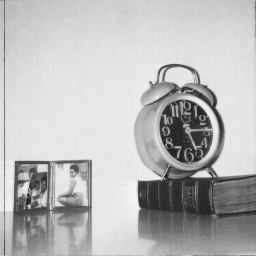
#> input picture hw3/5.1.12.tiff, 256 x 256 px
$ python hw3_admm_anisotropic.py
#> lines starting #> are read from the running program, lines starting #| are printed output that depends on the picture; long printed decimals are rounded
#!/Users/conda/anaconda3/envs/sp/bin/python
#Replace above with path to python

import skimage, skimage.io
import scipy, scipy.stats
import numpy
import math
import matplotlib.pyplot as plt

def read_image(filename):
#> called with filename = '5.1.12.tiff'
	return skimage.io.imread(filename)
#> returned value is the input picture: shape (256, 256); min 32, max 246, mean 186

def write_image(im, filename):
	skimage.io.imsave(filename,im)

def display_image(im,mode='bw'):
	if mode=='bw':
		plt.imshow(im,cmap=plt.cm.gray)
	elif mode=='color':
		plt.imshow(im)

def vec(X):
	dim=X.shape
	length=X.size
	return X.transpose().reshape(X.size,)

def mat(v,shape):
	return v.reshape(shape).transpose()

def compute_Q(dim):
	diagonals=numpy.zeros([2,dim])
	diagonals[0,:]=-1
	diagonals[1,:]=1
	diagonals[0,dim-1]=0
	D_x=scipy.sparse.kron(scipy.sparse.eye(dim),scipy.sparse.spdiags(diagonals, [0,1], dim, dim))
	D_y=scipy.sparse.kron(scipy.sparse.spdiags(diagonals, [0,1], dim, dim),scipy.sparse.eye(dim))
	return scipy.sparse.vstack([D_x,D_y])

def update_x(z,y,rho,f,Q,lmbda):
	# Get matrix M and vector b in Mx = b
	M = scipy.sparse.eye(Q.shape[1]) + rho * Q.T @ Q
	b = f + Q.T @ (rho * z - y)
	x = scipy.sparse.linalg.spsolve(M,b)
	return x

def update_z(x,y,rho,Q,lmbda):
	condition_vec = y / rho + Q @ x

	# initialize z
	z = numpy.zeros(Q.shape[0])

	# Index of elements for soft thresholding
	upper = numpy.where(condition_vec > lmbda / rho)
	lower = numpy.where(condition_vec < - lmbda / rho)

	# adjust elements of z
	z[upper] = condition_vec[upper] - lmbda / rho
	z[lower] = condition_vec[lower] + lmbda / rho

	return z

def update_y(x,y,z,rho,Q,lmbda):
	y = y + rho * (Q @ x - z)
	return y

def compute_tv_admm(im,lmbda,rho):
	dim=im.shape
	im_copy=vec(im.copy())
	Q=compute_Q(im.shape[0])

	Q=Q.tocsc()

	x=im_copy.copy()
	z=Q@x
	y=0*z.copy()

	count=1
	while True:
		z_last=z.copy()

		x=update_x(z,y,rho,im_copy,Q,lmbda)
		z=update_z(x,y,rho,Q,lmbda)
		y=update_y(x,y,z,rho,Q,lmbda)

		print(count,": stopping criteria: ",numpy.linalg.norm(Q@x-z)," ",rho*numpy.linalg.norm(Q.transpose()@(z-z_last)))

		if ( numpy.linalg.norm(Q@x-z)<math.sqrt(z.size)*0.5) and ( rho*numpy.linalg.norm(Q.transpose()@(z-z_last))<math.sqrt(x.size)*0.5):
			break
		count=count+1

	print("ADMM iteration complete: ",count,"iterations.")

	im_smoothed=mat(x,dim)

	return im_smoothed

def main():
	im_input=read_image('5.1.12.tiff')

	im=skimage.util.img_as_ubyte(im_input)

	plt.figure()
	plt.subplot(1,3,1)
	plt.title('Original Clock')
	display_image(im,'bw')

	im_noisy=skimage.util.img_as_ubyte(im.copy())
	noise=scipy.stats.norm.rvs(size=im_noisy.size,
		scale=math.sqrt(0.005)*255).astype('int16')
	im_noisy=im_noisy.astype('int16')+numpy.reshape(noise,im_noisy.shape)
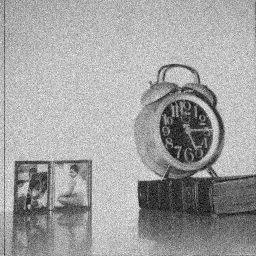
#> im_noisy: shape (256, 256) int16; min -17, max 303, mean 185.9; drawn with min black and max white
	im_noisy=numpy.maximum(im_noisy,numpy.zeros(im_noisy.shape))
	im_noisy=numpy.minimum(im_noisy,255*numpy.ones(im_noisy.shape))
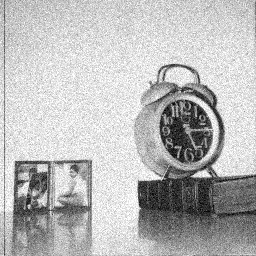
#> im_noisy: shape (256, 256) float64; min 0, max 255, mean 185.7
	im_noisy=im_noisy.astype('uint8')

	plt.subplot(1,3,2)
	plt.title('Noisy Clock')
	display_image(im_noisy,'bw')

	im_smoothed=compute_tv_admm(im_noisy,20,1)
#> the loop in compute_tv_admm, `while True:` made 12 passes
#| 1 : stopping criteria:  5655.046   11728.130
#| 2 : stopping criteria:  1949.573   5647.137
#| 3 : stopping criteria:  1628.638   2631.294
#| 4 : stopping criteria:  948.281   1220.187
#| 5 : stopping criteria:  531.283   676.472
#| 6 : stopping criteria:  357.844   444.778
#| 7 : stopping criteria:  270.475   331.041
#| 8 : stopping criteria:  218.637   258.405
#> (further printed lines are left out)
#> after the loop in compute_tv_admm, `while True:`: count = 12
#| ADMM iteration complete:  12 iterations.
#> in mat, `return v.reshape(shape).transpose()`:
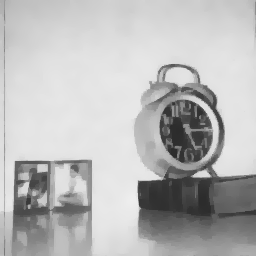
#> returned value: shape (256, 256) float64; min 44.11, max 238.1, mean 185.7

	plt.subplot(1,3,3)
	plt.title('ROF Regularization (ADMM)')
	display_image(im_smoothed,'bw')

	plt.show()
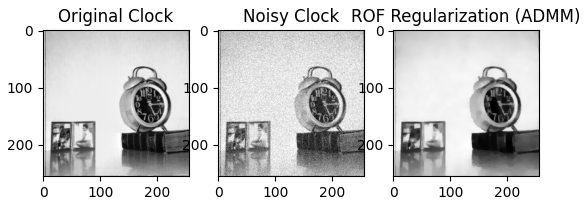
#> figure drawn by matplotlib, 3 panels

if __name__=="__main__":
	main()


# [29 lines of commented-out code are left out]

$ run again, with hw3/5.1.09.tiff copied over hw3/5.1.12.tiff
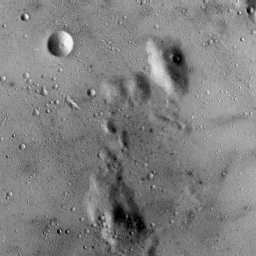
#> input picture hw3/5.1.09.tiff, 256 x 256 px
#> in read_image, returned value is the input picture: shape (256, 256); min 0, max 249, mean 127.8
#> in main, `im_noisy=numpy.maximum(im_noisy,numpy.zeros(im_noisy.shape))`:
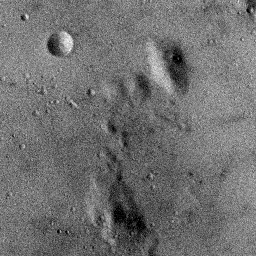
#> im_noisy: shape (256, 256) float64; min 0, max 289, mean 127.7; drawn with min black and max white
#> the loop in compute_tv_admm, `while True:` made 12 passes
#| 1 : stopping criteria:  5698.913   11977.239
#| 2 : stopping criteria:  1897.317   5999.317
#| 3 : stopping criteria:  1628.155   3034.577
#| 4 : stopping criteria:  1027.663   1456.277
#| 5 : stopping criteria:  599.916   758.715
#> (further printed lines are left out)
#> after the loop in compute_tv_admm, `while True:`: count = 12
#| ADMM iteration complete:  12 iterations.
#> in main, `plt.show()`:
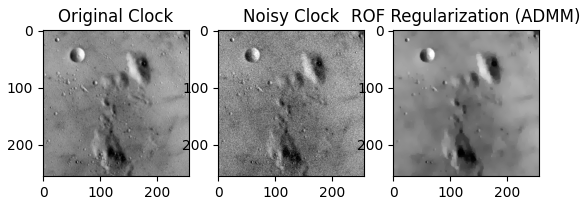
#> figure drawn by matplotlib, 3 panels
